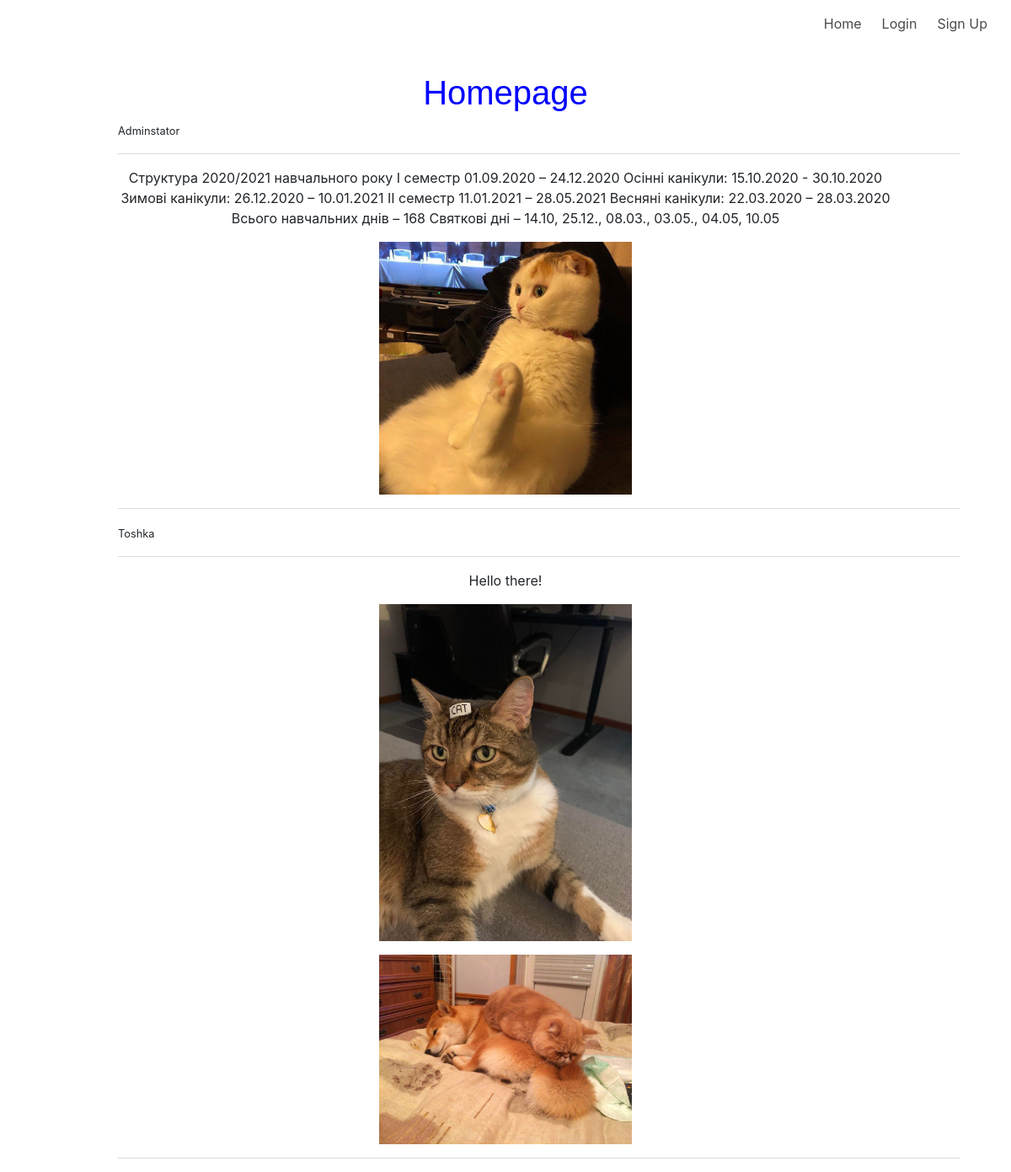
The page / on the database its author committed.
### models/models.py (models this page shows, shortened)
class Posts(db.Model):
    __tablename__ = "posts"
    id = db.Column(db.Integer, nullable=False, primary_key=True, autoincrement=True, unique=True)
    text = db.Column(db.String)
    images = db.Column(db.String)
    time = db.Column(db.String, nullable=False)
    author = db.Column(db.String, nullable=False)

class Images(db.Model):
    __tablename__ = "images"
    id = db.Column(db.Integer, nullable=False, primary_key=True, autoincrement=True, unique=True)
    name = db.Column(db.String, nullable=False)
    path = db.Column(db.String, nullable=False)
    size = db.Column(db.String, nullable=False)

### main.py (the view)
@main.route("/")
def home():
    posts = Posts.query.order_by("time").all()
    posts.reverse()
    images_in_posts = [i.images.split(' ') for i in posts]
    images_dict = dict()
    for images_in_post in images_in_posts:
        for i in images_in_post:
            images_dict[i] = Images.query.filter_by(id=i).first().path
    return render_template("/html/home.html", title="Home", posts=posts, images=images_dict)

### app/templates/html/home.html (shortened to what this page needs)
{% extends "html/index.html" %}
{% block content %}
  <div class="content-section" style="text-align: center">
    <h1>Homepage</h1>
    {% for i in posts %}
    <div class="author-{{i.author}}" style="text-align: left">
      <small> {{i.author}}</small>
    </div>
      <hr align="center" width="1000" size="2" color="#ff0000" />
      <p>{{i.text}}</p>
      {% for j in i.images %}
        {% if j != ' ' %}
          <p><img src="/static/images/{{images[j]}}" alt="lorem" width="300" height="300"></p>
        {% endif %}
      {% endfor %}
     <hr align="center" width="1000" size="2" color="#ff0000" />
    {% endfor %}
  </div>
{% endblock %}

### app/templates/html/index.html (shortened to what this page needs)
<!DOCTYPE html>
<html>
  <head>
    <link rel="stylesheet" type="text/css" href="/static/main.css">
    <link rel="stylesheet" href="https://cdnjs.cloudflare.com/ajax/libs/bulma/0.7.2/css/bulma.min.css" />
    <link rel="stylesheet" href="https://stackpath.bootstrapcdn.com/font-awesome/4.7.0/css/font-awesome.min.css" />
      <link rel="stylesheet" href="https://stackpath.bootstrapcdn.com/bootstrap/4.3.1/css/bootstrap.min.css"
>
  </head>
  <body>
    <main>
      <div class="container">
        <div class="row">
          <div class="col-md-10 mx-auto">
                <div class="navbar-nav mr-auto">
                <nav class="navbar navbar-expand-md navbar-dark bg-steel fixed-top">
                <div id="navbarMenuHeroA" class="navbar-menu">
                <div class="navbar-end">
                <a href="{{ url_for('main.home') }}" class="navbar-item">Home</a>
                    {% if not current_user.is_authenticated %}
                <a href="{{ url_for('auth.login') }}" class="navbar-item">Login</a>
                <a href="{{ url_for('auth.signup') }}" class="navbar-item">Sign Up</a>
                 {% endif %}
            </div>
                </div>
                </nav>
                    <div class="container">
          <button class="navbar-toggler" type="button" data-toggle="collapse" data-target="#navbarToggle" aria-controls="navbarToggle" aria-expanded="false" aria-label="Toggle navigation">
            <span class="navbar-toggler-icon"></span>
          </button>
        </div>
            </div>
            {% block content %}{% endblock %}
          </div>
        </div>
      </div>
    </main>
  </body>
</html>

### app/static/main.css (style rules this page uses)
h1 { color: blue; font-family: Arial, Helvetica, sans-serif; }

### app/templates/html/home.html (style rules this page uses)
h1 { margin-top: 5% }

### rows shown on the page
Posts: author "Adminstator", text "Структура 2020/2021 навчального року І семестр 01.09.2020 – 24.12.2020 Осінні канікули: 15.10.2020 - 30.10.2020 Зимові канікули: 26.12.2020 – 10.01.2021 ІІ семестр 11.01.2021 – 28.05.2021 Весняні канікули: 22.03.2020 – 28.03.2020 Всього навчальних днів – 168 Святкові дні – 14.10, 25.12., 08.03., 03.05., 04.05, 10.05", path (picture)
Posts: author "Toshka", text "Hello there!", path (picture)
